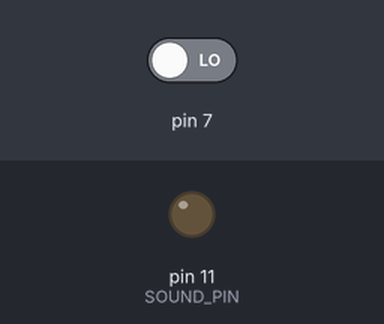
Simulated run of this sketch. Board: Arduino Uno, built with avr-gcc and run on an emulated ATmega328P. On the bench: output pins drawn as LEDs (lit = HIGH). Inputs (shaded band) come from the test bench; at power-on: pin 7 LOW.

Above: at 1.2 s.
1.3 s: pin 7 driven HIGH
Timing chart, 0 to 2.1 s (numbered marks = the images above; inputs shaded):
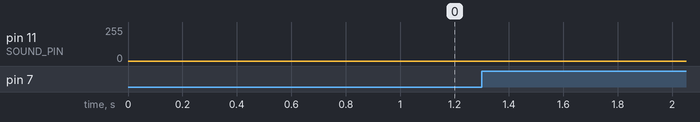

The sketch:

music_ardino-B.ino
```cpp
/**********************************************************
 *  INCLUDES
 *********************************************************/
#include <Wire.h>
#include "let_it_be.h"

/**********************************************************
 *  CONSTANTS
 *********************************************************/

// UNCOMMENT THIS LINE TO EXECUTE WITH RASPBERRY PI
//#define RASPBERRYPI 1

#define SLAVE_ADDR 0x8

#define CYCLE_TIME 250
#define SOUND_PIN  11
#define BUF_SIZE 256

/**********************************************************
 *  GLOBALS
 *********************************************************/

unsigned char buffer[BUF_SIZE];
unsigned long timeOrig;
int playback = 1;
int pushed = 0;

/**********************************************************
 * Function: receiveEvent
 *********************************************************/
void receiveEvent(int num)
{
   static int count = BUF_SIZE/2;
   for (int j=0; j<num; j++) {
      buffer[count] = Wire.read();
      count = (count + 1) % BUF_SIZE;
   }
}

// --------------------------------------
// Handler function: requestEvent
// --------------------------------------
void requestEvent()
{
}


/**********************************************************
 * Function: check if we have to mute
 *********************************************************/
int isMute(){

  int value = 0;
  value = digitalRead(7);
  if(value == 1 && pushed == 0) {
    pushed  = 1;
  }
  else if(pushed == 1 && value == 0){
     pushed = 0;
     if(playback == 0){
       playback = 1;
     } else if (playback == 1){
       playback = 0;
     }
  }
  return 0;
}

/**********************************************************
 * Function: check if we have to turn on the led
 *********************************************************/
int turnOnLed(){
  digitalWrite(13, (1-playback));
  return 0;
}

/**********************************************************
 * Function: setup
 *********************************************************/
void setup ()
{
    // Initialize I2C communications as Slave
    Wire.begin(SLAVE_ADDR);
    // Function to run when data requested from master
    Wire.onRequest(requestEvent);
    // Function to run when data received from master
    Wire.onReceive(receiveEvent);
    // set I2C speed to 1 MHz
    Wire.setClock(1000000L);

    pinMode(SOUND_PIN, OUTPUT);
    memset (buffer, 0, BUF_SIZE);
    timeOrig = micros();

    //Timer 2
    TCCR2A = 0;
    TCCR2B = 0;
    TCNT2 = 0;

    TCCR2A = _BV(WGM21) | _BV(WGM20) | _BV(COM2A1);
    TCCR2B = _BV(CS20);

    //Timer 1
    TCCR1A = 0;// set entire TCCR1A register to 0
    TCCR1B = 0;// same for TCCR1B
    TCNT1  = 0;//initialize counter value to 0;
    // set timer count for khz increments
    OCR1A = 499;// = (16*10^6) / (4000*8) - 1
    // turn on CTC mode
    // Set CS11 bit for 8 prescaler (there is a table)
    TCCR1B = _BV(WGM12) | _BV(CS11);
    // enable timer compare interrupt
    TIMSK1 = _BV(OCIE1A);
}

/**********************************************************
 * Function: play_bit
 *********************************************************/
ISR (TIMER1_COMPA_vect)
{
  static unsigned char data = 0;
  static int music_count = 0;

      #ifdef RASPBERRYPI
        data = buffer[music_count];
        music_count = (music_count + 1) % BUF_SIZE;
      #else
        data = pgm_read_byte_near(music + music_count);
        music_count = (music_count + 1) % MUSIC_LEN;
      #endif
  if(playback == 1){
      OCR2A = data;
  }
}

/**********************************************************
 * Function: loop
 *********************************************************/
void loop ()
{
    unsigned long timeDiff;

    isMute();
    turnOnLed();

    timeDiff = CYCLE_TIME - (micros() - timeOrig);
    timeOrig = timeOrig + CYCLE_TIME;
    delayMicroseconds(timeDiff);
}
```

Source omitted: let_it_be.h (data table, 126361 bytes)
